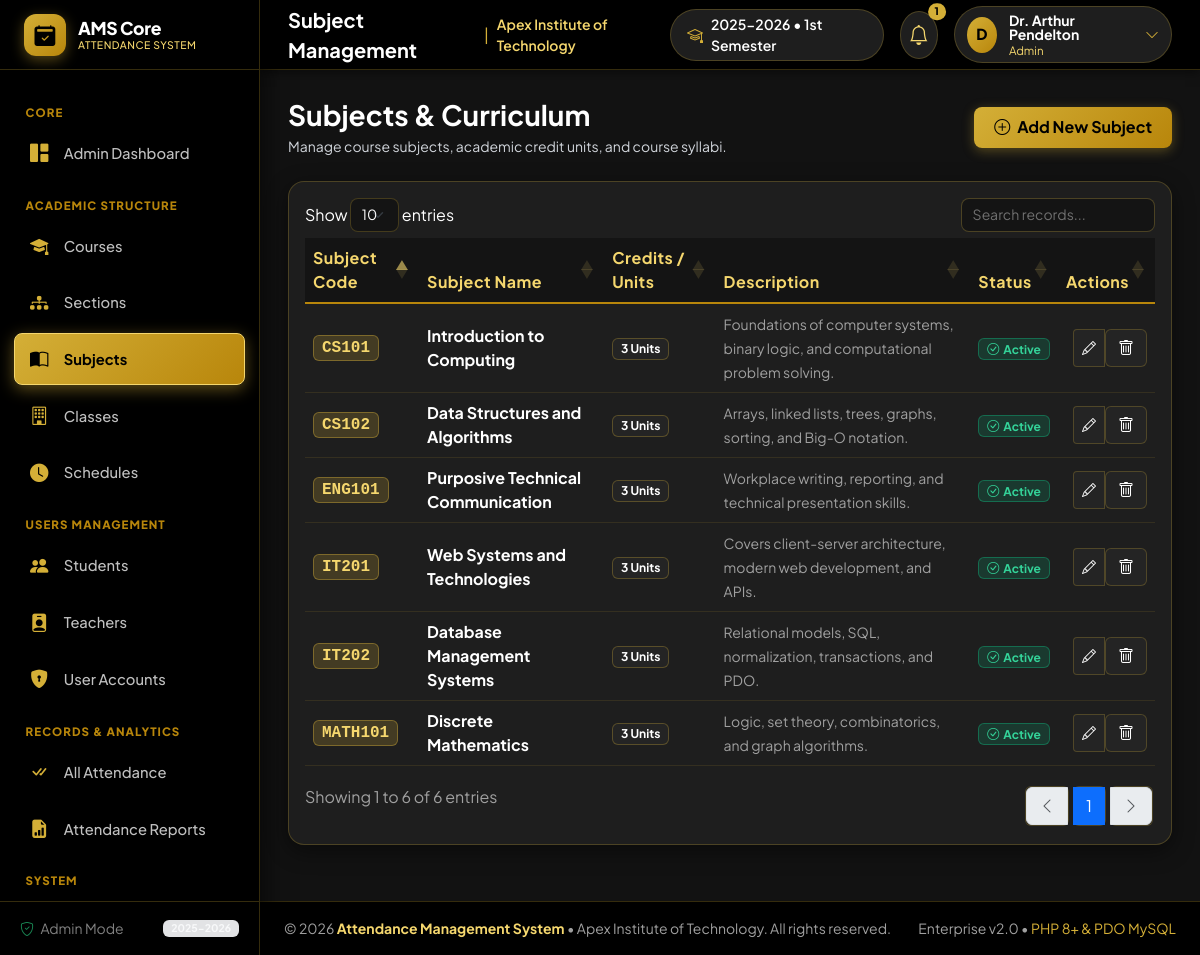
/subjects.php (signed in), run on the app's committed database.
### tables this page shows
CREATE TABLE `subjects` (
  `id` INT AUTO_INCREMENT PRIMARY KEY,
  `subject_code` VARCHAR(20) NOT NULL UNIQUE,
  `subject_name` VARCHAR(150) NOT NULL,
  `units` INT DEFAULT 3,
  `description` TEXT NULL,
  `status` ENUM('active', 'inactive') DEFAULT 'active',
  `created_at` TIMESTAMP DEFAULT CURRENT_TIMESTAMP
);

### database.php (called while the page is built, shortened)
<?php
class Database {
    private static $instance = null;
    private $pdo;
    private $host = '127.0.0.1';
    private $dbname = 'attendance_management';
    private $user = 'root';
    private $pass = '';
    private $charset = 'utf8mb4';
    private function __construct() {
        $dsn = "mysql:host={$this->host};dbname={$this->dbname};charset={$this->charset}";
        $options = [
            PDO::ATTR_ERRMODE            => PDO::ERRMODE_EXCEPTION,
            PDO::ATTR_DEFAULT_FETCH_MODE => PDO::FETCH_ASSOC,
            PDO::ATTR_EMULATE_PREPARES   => false,
            PDO::MYSQL_ATTR_INIT_COMMAND => "SET NAMES utf8mb4 COLLATE utf8mb4_unicode_ci"
        ];
        try {
            $this->pdo = new PDO($dsn, $this->user, $this->pass, $options);
        } catch (PDOException $e) {
            die("Database connection failed: " . htmlspecialchars($e->getMessage()));
        }
    }
    public static function getInstance() {
        if (self::$instance === null) {
            self::$instance = new self();
        }
        return self::$instance;
    }
    public function getConnection() {
        return $this->pdo;
    }
}

### Subject.php (called while the page is built, shortened)
<?php
require_once __DIR__ . '/../config/database.php';
class Subject {
    private $db;
    public function __construct() {
        $this->db = Database::getInstance()->getConnection();
    }
    public function getAll($filters = []) {
        $sql = "SELECT * FROM subjects WHERE 1=1";
        $params = [];
        $sql .= " ORDER BY subject_code ASC";
        $stmt = $this->db->prepare($sql);
        $stmt->execute($params);
        return $stmt->fetchAll();
    }
}

### subjects.php (the view, shortened to what this page needs)
<?php
require_once __DIR__ . '/../includes/functions.php';
require_once __DIR__ . '/../models/Subject.php';
$subjectModel = new Subject();
$filters = [
    'status' => $_GET['status'] ?? '',
    'search' => $_GET['search'] ?? ''
];
$subjects = $subjectModel->getAll($filters);
require_once __DIR__ . '/../views/layouts/header.php';
require_once __DIR__ . '/../views/layouts/sidebar.php';
require_once __DIR__ . '/../views/layouts/navbar.php';
?>
<div class="d-flex flex-column flex-md-row justify-content-between align-items-md-center gap-3 mb-4">
    <div>
        <h3 class="fw-bold text-dark mb-1">Subjects & Curriculum</h3>
        <p class="text-secondary small mb-0">Manage course subjects, academic credit units, and course syllabi.</p>
    </div>
    <div>
        <button type="button" class="btn btn-primary" data-bs-toggle="modal" data-bs-target="#addSubjectModal">
            <i class="bi bi-plus-circle me-1"></i> Add New Subject
        </button>
    </div>
</div>
<div class="card-modern">
    <div class="card-body p-0">
        <div class="table-responsive p-3">
            <table class="table table-hover align-middle datatable w-100">
                <thead class="table-light">
                    <tr>
                        <th>Subject Code</th>
                        <th>Subject Name</th>
                        <th>Credits / Units</th>
                        <th>Description</th>
                        <th>Status</th>
                        <th class="text-end">Actions</th>
                    </tr>
                </thead>
                <tbody>
                    <?php foreach ($subjects as $sub): ?>
                        <tr>
                            <td>
                                <span class="badge bg-primary-subtle text-primary border border-primary-subtle font-monospace fs-6 px-2 py-1">
                                    <?= e($sub['subject_code']) ?>
                                </span>
                            </td>
                            <td>
                                <span class="fw-bold text-dark"><?= e($sub['subject_name']) ?></span>
                            </td>
                            <td>
                                <span class="badge bg-light text-dark border"><?= (int)$sub['units'] ?> Units</span>
                            </td>
                            <td>
                                <small class="text-muted"><?= e($sub['description'] ?: 'None') ?></small>
                            </td>
                            <td><?= get_status_badge($sub['status']) ?></td>
                            <td class="text-end">
                                <div class="btn-group btn-group-sm">
                                    <button type="button" class="btn btn-light border edit-subject-btn"
                                            data-subject='<?= json_encode($sub) ?>' title="Edit">
                                        <i class="bi bi-pencil"></i>
                                    </button>
                                    <form method="POST" action="<?= BASE_URL ?>/admin/subjects.php" class="d-inline">
                                        <button type="button" class="btn btn-light border text-danger btn-delete-confirm" title="Delete">
                                            <i class="bi bi-trash"></i>
                                        </button>
                                    </form>
                                </div>
                            </td>
                        </tr>
                    <?php endforeach; ?>
                </tbody>
            </table>
        </div>
    </div>
</div>
<?php
require_once __DIR__ . '/../views/layouts/footer.php';
?>

### functions.php (shortened to what this page needs)
<?php
function e($string) {
    return htmlspecialchars((string)$string, ENT_QUOTES, 'UTF-8');
}
function get_status_badge($status) {
    $status = strtoupper($status);
    switch ($status) {
        case 'ACTIVE':
            return '<span class="badge bg-success-subtle text-success border border-success-subtle px-2 py-1"><i class="bi bi-check-circle me-1"></i>Active</span>';
    }
}

### style.css (style rules this page uses)
:root { --gold: #D4AF37; --gold-dark: #B8860B; --gold-light: #F5D76E; --black: #000000; --bg-dark: #121212; --bg-card: #1E1E1E; --bg-card-header: #171717; --bg-input: #141414; --text-white: #FFFFFF; --text-gold-light: #F5D76E; --text-muted: #A0A0A0; --text-secondary: #D1D5DB; --gold-subtle: rgba(212, 175, 55, 0.12); --gold-border: rgba(212, 175, 55, 0.25); --gold-border-strong: rgba(212, 175, 55, 0.55); --gold-gradient: linear-gradient(135deg, #D4AF37 0%, #B8860B 100%); --gold-gradient-hover: linear-gradient(135deg, #F5D76E 0%, #D4AF37 100%); --gold-dashboard-bg: linear-gradient(135deg, #E2BF53 0%, #D4AF37 40%, #B8860B 100%); --primary: var(--gold); --primary-hover: var(--gold-dark); --primary-light: var(--gold-subtle); --primary-gradient: var(--gold-gradient); --navy-dark: var(--black); --navy-surface: var(--bg-card); --navy-border: var(--gold-border); --navy-muted: var(--text-muted); --bg-light: var(--bg-dark); --surface-light: var(--bg-card); --border-color: var(--gold-border); --text-primary: var(--text-white); --sidebar-width: 260px; --topbar-height: 70px; --radius-sm: 8px; --radius-md: 12px; --radius-lg: 16px; --radius-xl: 20px; --shadow-subtle: 0 2px 10px rgba(0, 0, 0, 0.5); --shadow-card: 0 6px 22px rgba(0, 0, 0, 0.45); --shadow-elevated: 0 12px 32px rgba(0, 0, 0, 0.65); }
*, *::before, *::after { box-sizing: border-box; }
body { font-family: 'Plus Jakarta Sans', -apple-system, BlinkMacSystemFont, "Segoe UI", Roboto, sans-serif; background-color: var(--bg-dark); color: var(--text-white); min-height: 100vh; overflow-x: hidden; }
.text-dark { color: var(--text-white) !important; }
.text-secondary { color: var(--text-secondary) !important; }
.text-muted { color: var(--text-muted) !important; }
.text-primary { color: var(--gold) !important; }
.card-modern { background: var(--bg-card); border: 1px solid var(--gold-border); border-radius: var(--radius-lg); box-shadow: var(--shadow-card); margin-bottom: 1.75rem; overflow: hidden; color: var(--text-white); }
.card-modern .card-body { padding: 1.5rem; color: var(--text-white); }
.table { --bs-table-bg: var(--bg-card); --bs-table-color: var(--text-white); --bs-table-border-color: rgba(212, 175, 55, 0.15); color: var(--text-white); margin-bottom: 0; }
.table > thead { background-color: var(--bg-dark); }
.table > thead th, .table-light, .table-light th { background-color: #141414 !important; color: var(--text-gold-light) !important; border-bottom: 2px solid var(--gold-dark) !important; font-weight: 700; letter-spacing: 0.03em; }
.table tbody tr { background-color: var(--bg-card); border-bottom: 1px solid rgba(212, 175, 55, 0.12); }
.table tbody td { background-color: var(--bg-card); color: var(--text-white); vertical-align: middle; }
.btn-primary { background: var(--gold-gradient) !important; color: var(--black) !important; font-weight: 700 !important; border: none !important; border-radius: var(--radius-sm); padding: 0.55rem 1.25rem; box-shadow: 0 3px 12px rgba(212, 175, 55, 0.35); transition: all 0.2s ease; }
.btn-light { background: #242424 !important; color: var(--text-white) !important; border: 1px solid var(--gold-border) !important; }
.badge.bg-light { background-color: #242424 !important; color: var(--text-white) !important; border: 1px solid rgba(212, 175, 55, 0.3) !important; }
.badge.bg-primary, .badge.bg-primary-subtle { background-color: rgba(212, 175, 55, 0.2) !important; color: var(--text-gold-light) !important; border: 1px solid rgba(212, 175, 55, 0.4) !important; }
.badge-status-present, .badge.bg-success-subtle { background-color: rgba(16, 185, 129, 0.18) !important; color: #34d399 !important; border: 1px solid rgba(16, 185, 129, 0.4) !important; }

### data on the page
subjects: subject_code "CS101", subject_name "Introduction to Computing", units "3", description "Foundations of computer systems, binary logic, and computational problem solving.", status "active" (drawn)
subjects: subject_code "CS102", subject_name "Data Structures and Algorithms", units "3", description "Arrays, linked lists, trees, graphs, sorting, and Big-O notation.", status "active" (drawn)
subjects: subject_code "ENG101", subject_name "Purposive Technical Communication", units "3", description "Workplace writing, reporting, and technical presentation skills.", status "active" (drawn)
subjects: subject_code "IT201", subject_name "Web Systems and Technologies", units "3", description "Covers client-server architecture, modern web development, and APIs.", status "active" (drawn)
subjects: subject_code "IT202", subject_name "Database Management Systems", units "3", description "Relational models, SQL, normalization, transactions, and PDO.", status "active" (drawn)
subjects: subject_code "MATH101", subject_name "Discrete Mathematics", units "3", description "Logic, set theory, combinatorics, and graph algorithms.", status "active" (drawn)

### other printed values
$role "Admin"
ACADEMIC_YEAR "2025-2026"
$pageTitle "Subject Management"
INSTITUTION_NAME "Apex Institute of Technology"
CURRENT_SEMESTER "1st Semester"
count($notifications) "1"
substr($user['full_name'] ?? 'U', 0, 1) "D"
$user['full_name'] "Dr. Arthur Pendelton"
$user['role'] "Admin"
APP_NAME "Attendance Management System"
